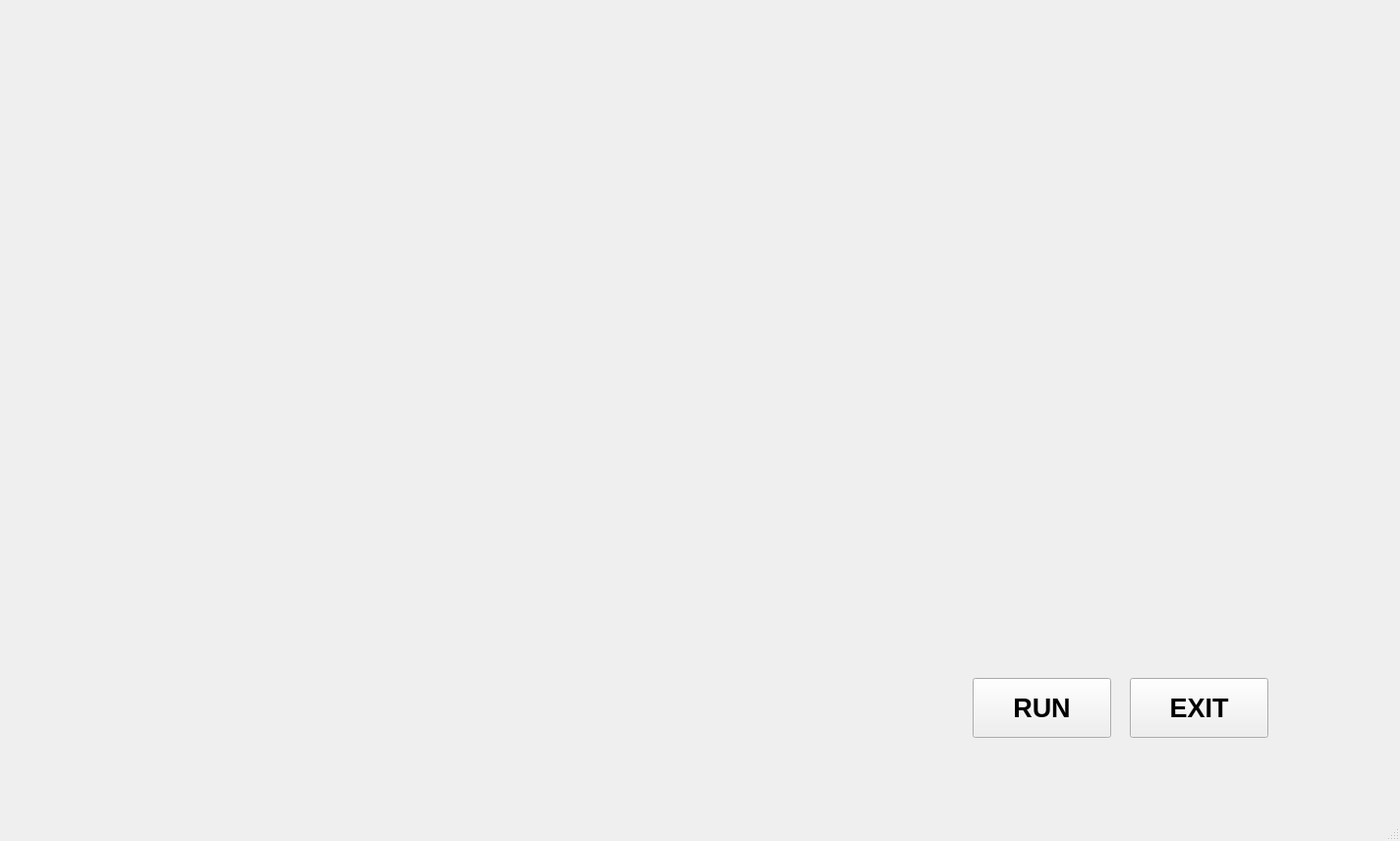
<?xml version="1.0" encoding="UTF-8"?>
<ui version="4.0">
 <class>MainWindow</class>
 <widget class="QMainWindow" name="MainWindow">
  <property name="geometry">
   <rect>
    <x>0</x>
    <y>0</y>
    <width>1425</width>
    <height>856</height>
   </rect>
  </property>
  <property name="windowTitle">
   <string>MainWindow</string>
  </property>
  <widget class="QWidget" name="centralwidget">
   <widget class="QLabel" name="label">
    <property name="geometry">
     <rect>
      <x>60</x>
      <y>-10</y>
      <width>1411</width>
      <height>841</height>
     </rect>
    </property>
    <property name="text">
     <string/>
    </property>
    <property name="pixmap">
     <pixmap>../../../Downloads/7LP8.gif</pixmap>
    </property>
   </widget>
   <widget class="QPushButton" name="pushButton">
    <property name="geometry">
     <rect>
      <x>990</x>
      <y>690</y>
      <width>141</width>
      <height>61</height>
     </rect>
    </property>
    <property name="font">
     <font>
      <pointsize>20</pointsize>
      <weight>75</weight>
      <bold>true</bold>
     </font>
    </property>
    <property name="text">
     <string>RUN</string>
    </property>
   </widget>
   <widget class="QPushButton" name="pushButton_2">
    <property name="geometry">
     <rect>
      <x>1150</x>
      <y>690</y>
      <width>141</width>
      <height>61</height>
     </rect>
    </property>
    <property name="font">
     <font>
      <pointsize>20</pointsize>
      <weight>75</weight>
      <bold>true</bold>
     </font>
    </property>
    <property name="text">
     <string>EXIT</string>
    </property>
   </widget>
   <widget class="QLabel" name="label_2">
    <property name="geometry">
     <rect>
      <x>80</x>
      <y>10</y>
      <width>621</width>
      <height>161</height>
     </rect>
    </property>
    <property name="text">
     <string/>
    </property>
    <property name="pixmap">
     <pixmap>../../../Downloads/jarvis gif 2.gif</pixmap>
    </property>
   </widget>
   <widget class="QTextBrowser" name="textBrowser">
    <property name="geometry">
     <rect>
      <x>530</x>
      <y>30</y>
      <width>341</width>
      <height>51</height>
     </rect>
    </property>
    <property name="styleSheet">
     <string notr="true">background:transparent;
border-radius:none;</string>
    </property>
   </widget>
   <widget class="QTextBrowser" name="JarvisUI">
    <property name="geometry">
     <rect>
      <x>880</x>
      <y>30</y>
      <width>341</width>
      <height>51</height>
     </rect>
    </property>
    <property name="styleSheet">
     <string notr="true">background:transparent;
border-radius:none
</string>
    </property>
   </widget>
  </widget>
  <widget class="QStatusBar" name="statusbar"/>
 </widget>
 <resources/>
 <connections/>
</ui>
